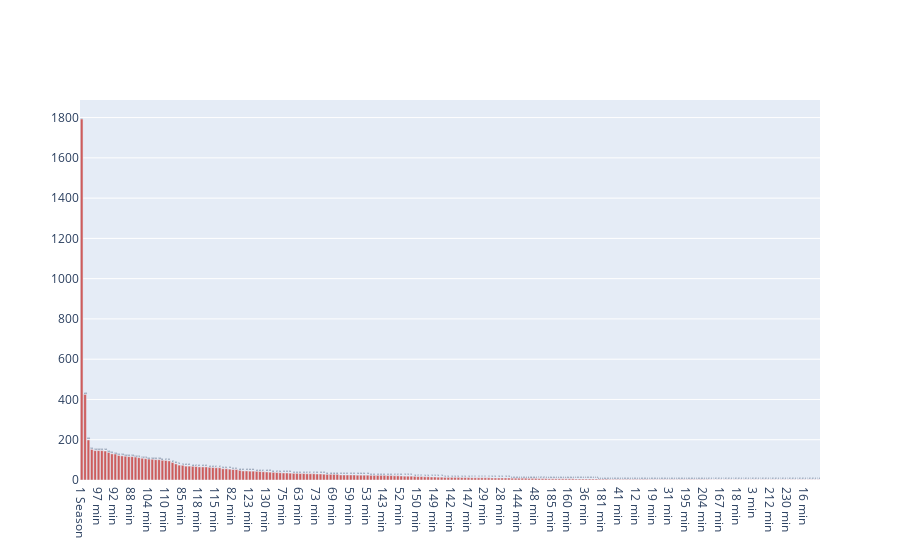

Source (notebook cell):
### Markdown cell above
Top Duration

### Code cell
topdirs=pd.value_counts(df_netflix['duration'])
fig = go.Figure([go.Bar(x=topdirs.index, y=topdirs.values , text=topdirs.values,marker_color='indianred')])
fig.update_traces(texttemplate='%{text:.2s}', textposition='outside')
fig.show()

### Figure 1 — Plotly figure (JSON) as saved in the notebook; plotly's stock layout.template omitted (floating-point values rounded to 4 significant figures; data arrays with more than 128 entries replaced by an {"elided": "..."} marker saying what was removed)
{"data": [{"marker": {"color": "indianred"}, "text": {"elided": "220 int values"}, "textposition": "outside", "texttemplate": "%{text:.2s}", "type": "bar", "x": {"elided": "220 str values"}, "y": {"elided": "220 int values"}}], "layout": {"autosize": true, "xaxis": {"autorange": true, "range": [-0.5, 219.5], "type": "category"}, "yaxis": {"autorange": true, "range": [0, 1887.0], "type": "linear"}}}
